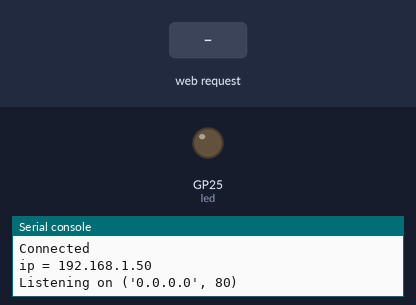
Recording of a program running on a simulated Raspberry Pi Pico running MicroPython. On the bench: output pins drawn as LEDs (lit = HIGH), the last lines printed to the serial console. Inputs (shaded band) come from the test bench. WiFi joins after 1.5 s; values from a settings file that is not in the repository are placeholders.

Above: at 4.4 s.
4.5 s: HTTP request GET /?led=on received
At 5.2 s:
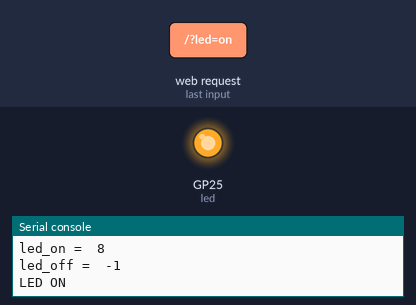
6.0 s: HTTP request GET /?led=off received
At 6.3 s:
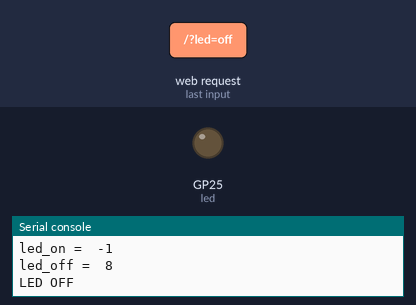
Timing chart, 0 to 9.0 s (numbered marks = the images above; inputs shaded):
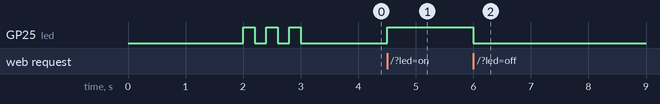

The program:

main.py
```python
import rp2
import network
import ubinascii
import machine
# import urequest as request
import time
from wificonfig import wificonfig
import socket

# Set country to avoid possible errors
rp2.country('SG')

wlan = network.WLAN(network.STA_IF)
wlan.active(True)
# If you need to disable powersaving mode
# wlan.config(pm = 0xa11140)

# See the MAC address in the wireless chip OTP
mac = ubinascii.hexlify(network.WLAN().config('mac'), ':').decode()
print('mac = ' + mac)

# Other things to query
# print(wlan.config('channel'))
# print(wlan.config('essid'))
# print(wlan.config('txpower'))

# Load login data from different file for safety reasons
ssid = wificonfig['ssid']
pw = wificonfig['pw']

wlan.connect(ssid, pw)

# Wait for connection with 10 second timeout
timeout = 10
while timeout > 0:
    if wlan.status() < 0 or wlan.status() >= 3:
        break
    timeout -= 1
    print('Waiting for connection...')
    time.sleep(1)

# Define blinking function for onboard LED to indicate error codes


def blink_onboard_led(num_blinks):
    led = machine.Pin('LED', machine.Pin.OUT)
    for i in range(num_blinks):
        led.on()
        time.sleep(.2)
        led.off()
        time.sleep(.2)

# Handle connection error
# Error meanings
# 0  Link Down
# 1  Link Join
# 2  Link NoIp
# 3  Link Up
# -1 Link Fail
# -2 Link NoNet
# -3 Link BadAuth


wlan_status = wlan.status()
blink_onboard_led(wlan_status)

if wlan_status != 3:
    raise RuntimeError('Wi-Fi connection failed')
else:
    print('Connected')
    status = wlan.ifconfig()
    print('ip = ' + status[0])

# Function to load in html page


def get_html(html_name):
    with open(html_name, 'r') as file:
        html = file.read()

    return html


# HTTP server with socket
addr = socket.getaddrinfo('0.0.0.0', 80)[0][-1]

s = socket.socket()
s.bind(addr)
s.listen(1)

print('Listening on', addr)
led = machine.Pin('LED', machine.Pin.OUT)

# Listen for connections
while True:
    try:
        cl, addr = s.accept()
        print('Client connected from', addr)
        r = cl.recv(1024)
        # print(r)

        r = str(r)
        print(r)
        led_on = r.find('led=on')
        led_off = r.find('led=off')
        print('led_on = ', led_on)
        print('led_off = ', led_off)
        if led_on > -1:
            print('LED ON')
            led.value(1)

        if led_off > -1:
            print('LED OFF')
            led.value(0)

        response = get_html('index.html')
        cl.send('HTTP/1.0 200 OK\r\nContent-type: text/html\r\n\r\n')
        cl.send(response)
        cl.close()

    except OSError as e:
        cl.close()
        print('Connection closed')

# Make GET request
# request = requests.get('http://www.google.com')
# print(request.content)
# request.close()
```

Measured:
- after the input at 4.5 s, GP25 (led): LOW → HIGH at once
- after the input at 6.0 s, GP25 (led): HIGH → LOW at once
